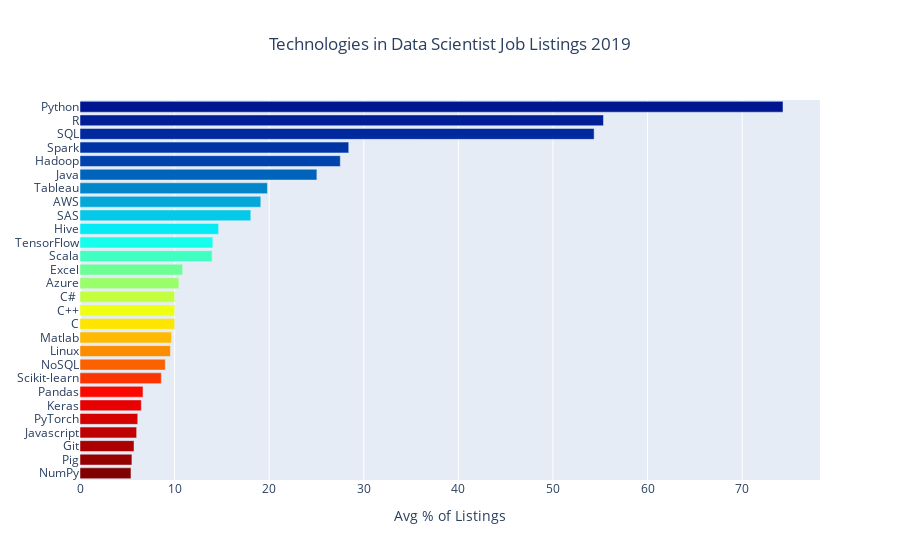

The cell this chart's notebook holds for it:
### Code cell
cmax=50
cmin=200
color_s = np.linspace(cmin, cmax, 30)

data = [
    go.Bar(
        y=df_over_five_g.index,          
        x=df_over_five_g['2019']*100,
        orientation='h',
        marker=dict(
            colorscale='Jet',
            color=color_s
        ),
    )
]

layout = {
    'title': 'Technologies in Data Scientist Job Listings 2019',
    'xaxis': {'title': 'Avg % of Listings', },
    'yaxis': {'tickmode': 'linear'},
    'title_x':0.5,
    'height': 700
    
}

fig = go.Figure(data=data, layout=layout)
py.iplot(fig)

### Figure 1 — Plotly figure (JSON) as saved in the notebook; plotly's stock layout.template omitted (floating-point values rounded to 4 significant figures)
{"data": [{"marker": {"color": [200, 194.8, 189.7, 184.5, 179.3, 174.1, 169.0, 163.8, 158.6, 153.4, 148.3, 143.1, 137.9, 132.8, 127.6, 122.4, 117.2, 112.1, 106.9, 101.7, 96.55, 91.38, 86.21, 81.03, 75.86, 70.69, 65.52, 60.34, 55.17, 50], "colorscale": [[0, "rgb(0,0,131)"], [0.2, "rgb(0,60,170)"], [0.4, "rgb(5,255,255)"], [0.6, "rgb(255,255,0)"], [0.8, "rgb(250,0,0)"], [1, "rgb(128,0,0)"]]}, "orientation": "h", "type": "bar", "x": [5.387, 5.486, 5.71, 5.987, 6.104, 6.48, 6.658, 8.594, 9.017, 9.559, 9.669, 10.01, 10.01, 10.01, 10.45, 10.85, 13.96, 14.04, 14.65, 18.06, 19.11, 19.81, 25.04, 27.51, 28.41, 54.35, 55.34, 74.31], "y": ["NumPy", "Pig", "Git", "Javascript", "PyTorch", "Keras", "Pandas", "Scikit-learn", "NoSQL", "Linux", "Matlab", "C", "C++", "C# ", "Azure", "Excel", "Scala", "TensorFlow", "Hive", "SAS", "AWS", "Tableau", "Java", "Hadoop", "Spark", "SQL", "R", "Python"]}], "layout": {"autosize": true, "title": {"text": "Technologies in Data Scientist Job Listings 2019", "x": 0.5}, "xaxis": {"autorange": true, "range": [0, 78.22], "title": {"text": "Avg % of Listings"}, "type": "linear"}, "yaxis": {"autorange": true, "range": [-0.5, 27.5], "tickmode": "linear", "type": "category"}}}
